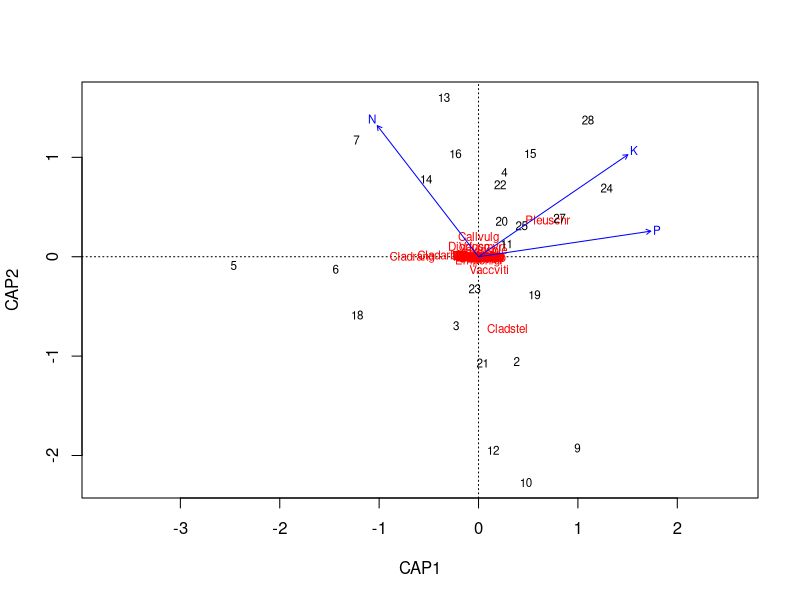

Here is the R script that generated this plot:
library(vegan)


### Name: capscale
### Title: [Partial] Distance-based Redundancy Analysis
### Aliases: capscale dbrda
### Keywords: multivariate

### ** Examples

data(varespec)
data(varechem)
## Basic Analysis
vare.cap <- capscale(varespec ~ N + P + K + Condition(Al), varechem,
                     dist="bray")
vare.cap
plot(vare.cap)
anova(vare.cap)
## Avoid negative eigenvalues with additive constant
capscale(varespec ~ N + P + K + Condition(Al), varechem,
                     dist="bray", add =TRUE)
## Avoid negative eigenvalues by taking square roots of dissimilarities
capscale(varespec ~ N + P + K + Condition(Al), varechem,
                     dist = "bray", sqrt.dist= TRUE)
## Principal coordinates analysis with extended dissimilarities
capscale(varespec ~ 1, dist="bray", metaMDS = TRUE)
## dbrda
dbrda(varespec ~ N + P + K + Condition(Al), varechem,
                     dist="bray")
## avoid negative eigenvalues also with Jaccard distances
dbrda(varespec ~ N + P + K + Condition(Al), varechem,
                     dist="jaccard")
